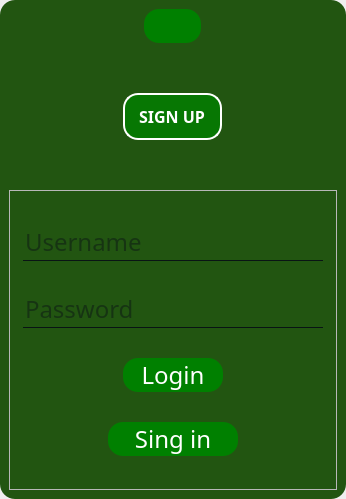
<?xml version="1.0" encoding="UTF-8"?>
<ui version="4.0">
 <class>authorization2</class>
 <widget class="QWidget" name="authorization2">
  <property name="enabled">
   <bool>true</bool>
  </property>
  <property name="geometry">
   <rect>
    <x>0</x>
    <y>0</y>
    <width>346</width>
    <height>499</height>
   </rect>
  </property>
  <property name="sizePolicy">
   <sizepolicy hsizetype="Fixed" vsizetype="Fixed">
    <horstretch>0</horstretch>
    <verstretch>0</verstretch>
   </sizepolicy>
  </property>
  <property name="windowTitle">
   <string>Basic Snake</string>
  </property>
  <property name="windowIcon">
   <iconset resource="resource.qrc">
    <normaloff>:/image/icon.png</normaloff>:/image/icon.png</iconset>
  </property>
  <property name="layoutDirection">
   <enum>Qt::LeftToRight</enum>
  </property>
  <property name="styleSheet">
   <string notr="true">QWidget {
    font-family: century ghotic;
    font-size: 24px;
}
QFrame#frame1
{
background:#251;
border-radius:15px;
border-image: url(:/image/bg.jpg) 0 0 0 0 stretch stretch;
background-attachment: fixed
}
QPushButton
{
background:green;
border-radius:60px;
}
QToolButton
{
background:green;
border-radius:60px;
}
QLabel {
    color: white; 
    background-color: rgba(0, 128, 0, 0.8); 
    border: 2px solid white; 
    border-radius: 15px; 
    padding: 10px; 
    font-size: 16px; 
    font-weight: bold; 
    text-align: center; 
}
QPushButton
{
color:white;
border-radius: 15px;
}
QPushButton:hover
{
    color: black;
    border-radius: 15px;
    background: #333;
}
QLineEdit
{
background:transparent;
border:none;
color:#091414;
border-bottom:1px solid #091414;
}
</string>
  </property>
  <layout class="QHBoxLayout" name="horizontalLayout">
   <property name="leftMargin">
    <number>0</number>
   </property>
   <property name="topMargin">
    <number>0</number>
   </property>
   <property name="rightMargin">
    <number>0</number>
   </property>
   <property name="bottomMargin">
    <number>0</number>
   </property>
   <item>
    <widget class="QFrame" name="frame1">
     <property name="frameShape">
      <enum>QFrame::StyledPanel</enum>
     </property>
     <property name="frameShadow">
      <enum>QFrame::Raised</enum>
     </property>
     <layout class="QVBoxLayout" name="verticalLayout">
      <item alignment="Qt::AlignHCenter">
       <widget class="QPushButton" name="pushButton">
        <property name="sizePolicy">
         <sizepolicy hsizetype="Fixed" vsizetype="Maximum">
          <horstretch>15</horstretch>
          <verstretch>0</verstretch>
         </sizepolicy>
        </property>
        <property name="focusPolicy">
         <enum>Qt::NoFocus</enum>
        </property>
        <property name="text">
         <string/>
        </property>
        <property name="icon">
         <iconset resource="resource.qrc">
          <normaloff>:/image/IMG_1195.PNG</normaloff>:/image/IMG_1195.PNG</iconset>
        </property>
        <property name="iconSize">
         <size>
          <width>113</width>
          <height>120</height>
         </size>
        </property>
       </widget>
      </item>
      <item alignment="Qt::AlignHCenter|Qt::AlignVCenter">
       <widget class="QLabel" name="label_2">
        <property name="text">
         <string>SIGN UP</string>
        </property>
       </widget>
      </item>
      <item>
       <widget class="QFrame" name="change">
        <property name="minimumSize">
         <size>
          <width>100</width>
          <height>300</height>
         </size>
        </property>
        <property name="sizeIncrement">
         <size>
          <width>102</width>
          <height>301</height>
         </size>
        </property>
        <property name="styleSheet">
         <string notr="true">QFrame#change {

}</string>
        </property>
        <property name="frameShape">
         <enum>QFrame::StyledPanel</enum>
        </property>
        <property name="frameShadow">
         <enum>QFrame::Raised</enum>
        </property>
        <layout class="QVBoxLayout" name="verticalLayout_3">
         <item alignment="Qt::AlignHCenter">
          <widget class="QLineEdit" name="lineEdit_3">
           <property name="minimumSize">
            <size>
             <width>300</width>
             <height>0</height>
            </size>
           </property>
           <property name="maximumSize">
            <size>
             <width>350</width>
             <height>16777215</height>
            </size>
           </property>
           <property name="text">
            <string/>
           </property>
           <property name="echoMode">
            <enum>QLineEdit::Normal</enum>
           </property>
           <property name="placeholderText">
            <string>Username</string>
           </property>
          </widget>
         </item>
         <item alignment="Qt::AlignHCenter">
          <widget class="QLineEdit" name="lineEdit_4">
           <property name="minimumSize">
            <size>
             <width>300</width>
             <height>0</height>
            </size>
           </property>
           <property name="text">
            <string/>
           </property>
           <property name="echoMode">
            <enum>QLineEdit::Password</enum>
           </property>
           <property name="placeholderText">
            <string>Password</string>
           </property>
          </widget>
         </item>
         <item alignment="Qt::AlignHCenter">
          <widget class="QPushButton" name="pushButton_3">
           <property name="sizePolicy">
            <sizepolicy hsizetype="Minimum" vsizetype="Fixed">
             <horstretch>0</horstretch>
             <verstretch>0</verstretch>
            </sizepolicy>
           </property>
           <property name="minimumSize">
            <size>
             <width>100</width>
             <height>0</height>
            </size>
           </property>
           <property name="maximumSize">
            <size>
             <width>100</width>
             <height>16777215</height>
            </size>
           </property>
           <property name="sizeIncrement">
            <size>
             <width>100</width>
             <height>0</height>
            </size>
           </property>
           <property name="text">
            <string>Login</string>
           </property>
          </widget>
         </item>
         <item alignment="Qt::AlignHCenter">
          <widget class="QPushButton" name="pushButton_2">
           <property name="minimumSize">
            <size>
             <width>130</width>
             <height>0</height>
            </size>
           </property>
           <property name="text">
            <string>Sing in</string>
           </property>
          </widget>
         </item>
        </layout>
       </widget>
      </item>
     </layout>
    </widget>
   </item>
  </layout>
 </widget>
 <resources>
  <include location="resource.qrc"/>
 </resources>
 <connections/>
</ui>
